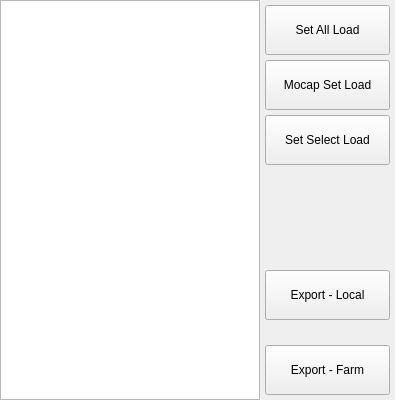
                          <widget class="QWidget" name="tab1">
                           <attribute name="title">
                            <string>Atom</string>
                           </attribute>
                           <layout class="QVBoxLayout" name="verticalLayout_5">
                            <property name="spacing">
                             <number>0</number>
                            </property>
                            <property name="leftMargin">
                             <number>0</number>
                            </property>
                            <property name="topMargin">
                             <number>0</number>
                            </property>
                            <property name="rightMargin">
                             <number>0</number>
                            </property>
                            <property name="bottomMargin">
                             <number>0</number>
                            </property>
                            <item>
                             <widget class="QWidget" name="atomMenuWidget" native="true">
                              <layout class="QHBoxLayout" name="horizontalLayout_10">
                               <property name="spacing">
                                <number>0</number>
                               </property>
                               <property name="leftMargin">
                                <number>0</number>
                               </property>
                               <property name="topMargin">
                                <number>0</number>
                               </property>
                               <property name="rightMargin">
                                <number>0</number>
                               </property>
                               <property name="bottomMargin">
                                <number>0</number>
                               </property>
                               <item>
                                <widget class="QTreeWidget" name="atom_TreeWidget">
                                 <property name="sizePolicy">
                                  <sizepolicy hsizetype="Expanding" vsizetype="Expanding">
                                   <horstretch>0</horstretch>
                                   <verstretch>0</verstretch>
                                  </sizepolicy>
                                 </property>
                                 <property name="minimumSize">
                                  <size>
                                   <width>260</width>
                                   <height>0</height>
                                  </size>
                                 </property>
                                 <property name="font">
                                  <font>
                                   <pointsize>10</pointsize>
                                  </font>
                                 </property>
                                 <property name="dragDropMode">
                                  <enum>QAbstractItemView::NoDragDrop</enum>
                                 </property>
                                 <property name="alternatingRowColors">
                                  <bool>true</bool>
                                 </property>
                                 <property name="selectionMode">
                                  <enum>QAbstractItemView::ExtendedSelection</enum>
                                 </property>
                                 <property name="sortingEnabled">
                                  <bool>true</bool>
                                 </property>
                                 <attribute name="headerVisible">
                                  <bool>false</bool>
                                 </attribute>
                                 <attribute name="headerShowSortIndicator" stdset="0">
                                  <bool>true</bool>
                                 </attribute>
                                 <column>
                                  <property name="text">
                                   <string notr="true">atom</string>
                                  </property>
                                  <property name="textAlignment">
                                   <set>AlignCenter</set>
                                  </property>
                                 </column>
                                </widget>
                               </item>
                               <item>
                                <layout class="QVBoxLayout" name="verticalLayout_10">
                                 <property name="spacing">
                                  <number>5</number>
                                 </property>
                                 <property name="leftMargin">
                                  <number>5</number>
                                 </property>
                                 <property name="topMargin">
                                  <number>5</number>
                                 </property>
                                 <property name="rightMargin">
                                  <number>5</number>
                                 </property>
                                 <property name="bottomMargin">
                                  <number>5</number>
                                 </property>
                                 <item>
                                  <widget class="QPushButton" name="atomSetAllLoad_PushButton">
                                   <property name="sizePolicy">
                                    <sizepolicy hsizetype="Minimum" vsizetype="Preferred">
                                     <horstretch>0</horstretch>
                                     <verstretch>0</verstretch>
                                    </sizepolicy>
                                   </property>
                                   <property name="minimumSize">
                                    <size>
                                     <width>125</width>
                                     <height>50</height>
                                    </size>
                                   </property>
                                   <property name="text">
                                    <string>Set All Load</string>
                                   </property>
                                  </widget>
                                 </item>
                                 <item>
                                  <widget class="QPushButton" name="atomMocapSetLoad_PushButton">
                                   <property name="sizePolicy">
                                    <sizepolicy hsizetype="Minimum" vsizetype="Preferred">
                                     <horstretch>0</horstretch>
                                     <verstretch>0</verstretch>
                                    </sizepolicy>
                                   </property>
                                   <property name="minimumSize">
                                    <size>
                                     <width>0</width>
                                     <height>50</height>
                                    </size>
                                   </property>
                                   <property name="text">
                                    <string>Mocap Set Load</string>
                                   </property>
                                  </widget>
                                 </item>
                                 <item>
                                  <widget class="QPushButton" name="atomSetSelectLoad_PushButton">
                                   <property name="sizePolicy">
                                    <sizepolicy hsizetype="Minimum" vsizetype="Preferred">
                                     <horstretch>0</horstretch>
                                     <verstretch>0</verstretch>
                                    </sizepolicy>
                                   </property>
                                   <property name="minimumSize">
                                    <size>
                                     <width>0</width>
                                     <height>50</height>
                                    </size>
                                   </property>
                                   <property name="text">
                                    <string>Set Select Load</string>
                                   </property>
                                  </widget>
                                 </item>
                                 <item>
                                  <spacer name="verticalSpacer_10">
                                   <property name="orientation">
                                    <enum>Qt::Vertical</enum>
                                   </property>
                                   <property name="sizeHint" stdset="0">
                                    <size>
                                     <width>20</width>
                                     <height>100</height>
                                    </size>
                                   </property>
                                  </spacer>
                                 </item>
                                 <item>
                                  <widget class="QPushButton" name="atomExport_PushButton">
                                   <property name="sizePolicy">
                                    <sizepolicy hsizetype="Minimum" vsizetype="Preferred">
                                     <horstretch>0</horstretch>
                                     <verstretch>0</verstretch>
                                    </sizepolicy>
                                   </property>
                                   <property name="minimumSize">
                                    <size>
                                     <width>0</width>
                                     <height>50</height>
                                    </size>
                                   </property>
                                   <property name="text">
                                    <string>Export - Local</string>
                                   </property>
                                  </widget>
                                 </item>
                                 <item>
                                  <spacer name="verticalSpacer_2">
                                   <property name="orientation">
                                    <enum>Qt::Vertical</enum>
                                   </property>
                                   <property name="sizeHint" stdset="0">
                                    <size>
                                     <width>20</width>
                                     <height>20</height>
                                    </size>
                                   </property>
                                  </spacer>
                                 </item>
                                 <item>
                                  <widget class="QPushButton" name="atomExportFarm_PushButton">
                                   <property name="minimumSize">
                                    <size>
                                     <width>0</width>
                                     <height>50</height>
                                    </size>
                                   </property>
                                   <property name="text">
                                    <string>Export - Farm</string>
                                   </property>
                                  </widget>
                                 </item>
                                </layout>
                               </item>
                              </layout>
                             </widget>
                            </item>
                           </layout>
                          </widget>
